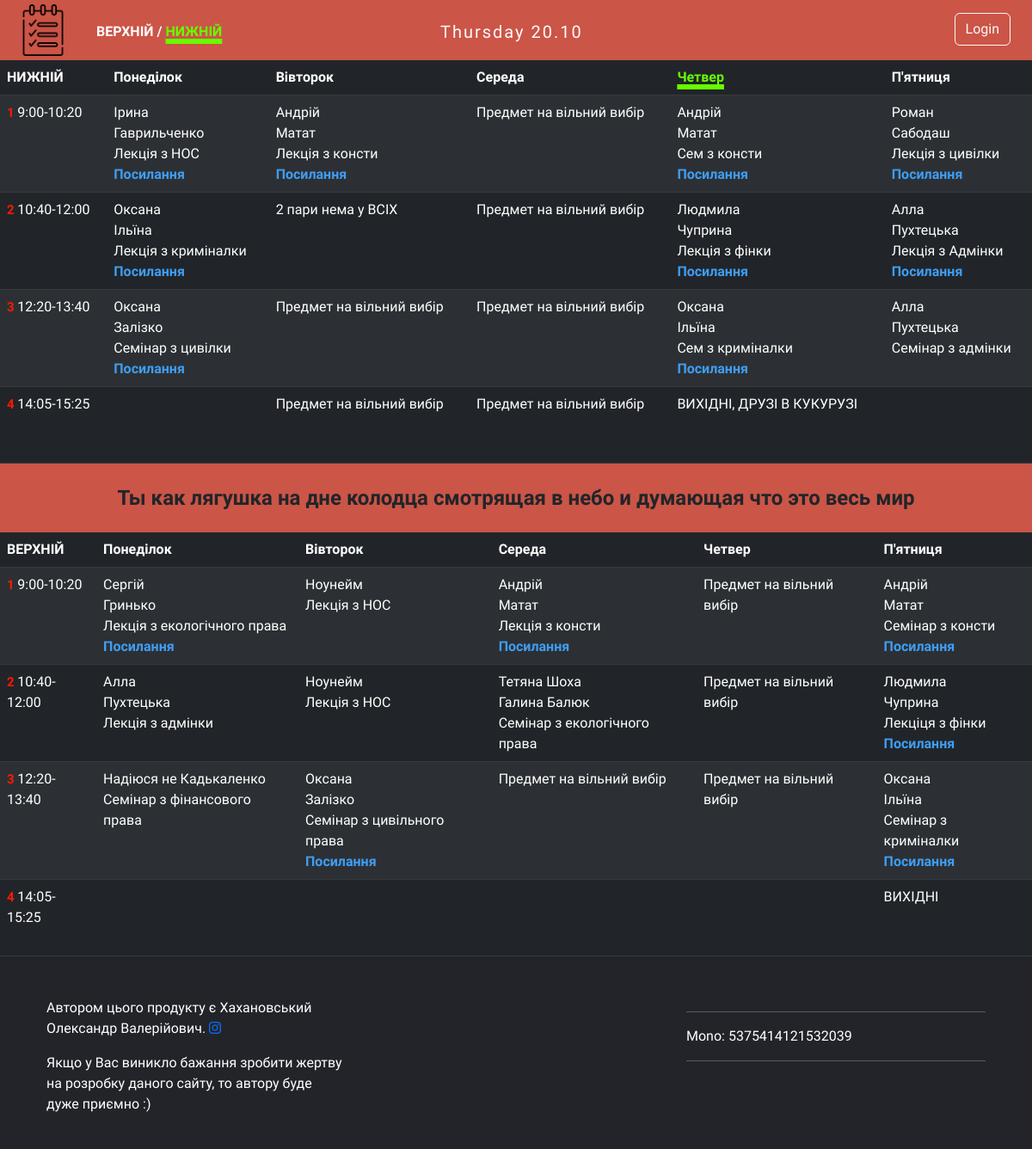
The page / on the database its author committed.
### main_todo/models.py (models this page shows, shortened)
class Schedule(models.Model):
    first_name = models.CharField(max_length=50, null=True, blank=True, verbose_name="Ім'я")
    last_name = models.CharField(max_length=50, null=True, blank=True, verbose_name="Прізвище")
    subject = models.CharField(max_length=100, null=True, blank=True, verbose_name="Предмет")
    link = models.URLField(null=True, blank=True, verbose_name='Посилання1')
    link2 = models.URLField(null=True, blank=True, verbose_name='Посилання2')
    class UpOrDownWeek(models.TextChoices):
        UP = '1', 'ВЕРХНІЙ',
        DOWN = '2', 'НИЖНІЙ',
    up_or_down_week = models.CharField(
        max_length=10,
        choices=UpOrDownWeek.choices,
        verbose_name='Верхній чи нижній тиждень',
        default=UpOrDownWeek.UP
    )
    class DayNumber(models.TextChoices):
        MN_F = '1', 'ПОНЕДІЛОК1'
        TU_F = '2', 'ВІВТОРОК1'
        WD_F = '3', 'СЕРЕДА1'
        TH_F = '4', 'ЧЕТВЕР1'
        FR_F = '5', "П'ЯТНИЦЯ1"
        MN_S = '6', 'ПОНЕДІЛОК2'
        TU_S = '7', 'ВІВТОРОК2'
        WD_S = '8', 'СЕРЕДА2'
        TH_S = '9', 'ЧЕТВЕР2'
        FR_S = '10', "П'ЯТНИЦЯ2"
    day_number = models.CharField(
        max_length=10,
        choices=DayNumber.choices,
        verbose_name='День',
        default=DayNumber.MN_F
    )
    class NumberOfLesson(models.TextChoices):
        FIRST = '1', 'ПЕРША ПАРА'
        SECOND = '2', 'ДРУГА ПАРА'
        THIRD = '3', 'ТРЕТЯ ПАРА'
        FOURTH = '4', 'ЧЕТВЕРТА ПАРА'
    number_of_lesson = models.CharField(
        max_length=10,
        choices=NumberOfLesson.choices,
        verbose_name='Пара',
        default=NumberOfLesson.FIRST
    )
    last_changes = models.DateTimeField(auto_now=True)
    class Meta:
        ordering = ['pk']

class ChinesePhrase(models.Model):
    phrase = models.CharField(max_length=255, null=True, blank=True, verbose_name='Фразочка')

### main_todo/views.py (the view)
# urls.py: path('', Todo.as_view(), name='todo'),
class Todo(ListView):
    model = Schedule
    template_name = 'main_todo/todo.html'
    context_object_name = 'Schedule'
    def get_context_data(self, *, object_list=None, **kwargs):
        context = super().get_context_data(**kwargs)
        sch = self.model.objects
        context_dict = {
            'first_lesson': sch.filter(up_or_down_week='1', number_of_lesson='1'),
            'second_lesson': sch.filter(up_or_down_week='1', number_of_lesson='2'),
            'third_lesson': sch.filter(up_or_down_week='1', number_of_lesson='3'),
            'fourth_lesson': sch.filter(up_or_down_week='1', number_of_lesson='4'),
            'first_lesson2': sch.filter(up_or_down_week='2', number_of_lesson='1'),
            'second_lesson2': sch.filter(up_or_down_week='2', number_of_lesson='2'),
            'third_lesson2': sch.filter(up_or_down_week='2', number_of_lesson='3'),
            'fourth_lesson2': sch.filter(up_or_down_week='2', number_of_lesson='4'),
            'date_now': timezone.now().strftime('%A %d.%m'),
            'current_week': MainData.objects.get(pk=1).up_or_down_week,
            'current_day': timezone.now().isoweekday(),
            'title': 'Розклад',
            'phrase': ChinesePhrase.objects.first().phrase,
        }
        context.update(context_dict)
        return context
    @staticmethod
    def change_current_week():
        obj = MainData.objects.get(pk=1)
        current_week = timezone.now().strftime('%W')
        changed_week = obj.changed.strftime('%W')
        changed_on_this_week = current_week == changed_week
        if not changed_on_this_week:
            if obj.up_or_down_week == '1':
                obj.up_or_down_week = '2'
            else:
                obj.up_or_down_week = '1'
            obj.save()
    if timezone.now().weekday() == 0:
        change_current_week()

### main_todo/templates/main_todo/todo.html (shortened to what this page needs)
{% extends 'main_todo/base.html' %}
{% load static %}
{% block content %}
	{% if current_week == '2' %}
		{% include 'main_todo/_todo_down.html' %}
	{% endif %}
{% endblock content %}

### main_todo/templates/main_todo/base.html (shortened to what this page needs)
<!doctype html>
{% load static %}
<html lang="en">
<head>
	<link rel="stylesheet" href="https://cdnjs.cloudflare.com/ajax/libs/font-awesome/6.2.0/css/all.min.css"
/>
	<link rel="stylesheet" href="https://cdn.jsdelivr.net/npm/bootstrap@5.2.0/dist/css/bootstrap.min.css"
>
	<link rel="stylesheet" href="{% static 'css/main.css' %}">
</head>
<body>
<header>
	<div class="container-fluid">
		<div class="row">
			<div class="logo col-1">
				<div class="item"><a href="{% url 'todo' %}"><img src="{% static 'images/logo.png' %}" alt="logo"></a></div>
			</div>
			<div class="up_or_down_week col-4">
				{% if current_week == '1' %}
					<div class="item up"><span>ВЕРХНІЙ</span> / НИЖНІЙ</div>
				{% elif current_week == '2' %}
					<div class="item down">ВЕРХНІЙ / <span>НИЖНІЙ</span></div>
				{% endif %}
			</div>
			<div class="current_date col-4">
				<div class="item">{{ date_now }}</div>
			</div>
			{% if request.user.is_authenticated %}
				<div class="login col-2 offset-3">
					<a href="{% url 'logout_user' %}">
						<button type="button" class="btn btn-outline-light item">Logout</button>
					</a>
				</div>
			{% else %}
				<div class="login col-2 offset-3">
					<a href="{% url 'login_user' %}">
						<button type="button" class="btn btn-outline-light item">Login</button>
					</a>
				</div>
			{% endif %}
		</div>
	</div>
</header>
{% block content %}
{% endblock content %}
<footer class="text-white text-center text-lg-start" style="background-color: #23242a;">
	<div class="container p-4">
		<div class="row mt-4">
			<div class="col-lg-4 col-md-12 mb-4 mb-md-0">
				<p>
					Автором цього продукту є Хахановський Олександр Валерійович. <a target="_blank"
					                                                                href="https://www.instagram.com/hahan18/"><i
								class="fa-brands fa-instagram instagram"></i></a>
				</p>
				<p>
					Якщо у Вас виникло бажання зробити жертву на розробку даного сайту, то автору буде дуже приємно :)
				</p>
			</div>
			<div class="col-lg-4 col-md-6 mb-4 mb-md-0">
			</div>
			<div class="col-lg-4 col-md-6 mb-4 mb-md-0">
				<hr>
				<p>
					Mono: 5375414121532039
				</p>
				<hr>
			</div>
		</div>
	</div>
</footer>
</body>
</html>

### main_todo/templates/main_todo/_todo_down.html
{% load static %}
<section class="down_week">
	<table class="table table-dark table-striped">
		<thead>
		<tr>
			<th scope="col" class="current_bold_week">НИЖНІЙ</th>
			<th scope="col" {% if current_day == 1 %}class="current_bold_day"{% endif %}>Понеділок</th>
			<th scope="col" {% if current_day == 2 %}class="current_bold_day"{% endif %}>Вівторок</th>
			<th scope="col" {% if current_day == 3 %}class="current_bold_day"{% endif %}>Середа</th>
			<th scope="col" {% if current_day == 4 %}class="current_bold_day"{% endif %}>Четвер</th>
			<th scope="col" {% if current_day == 5 %}class="current_bold_day"{% endif %}>П'ятниця</th>
		</tr>
		</thead>
		<tbody>
		<tr>
			<th scope="row"><span class="number_lesson_span">1 </span><span class="time">9:00-10:20</span></th>
			{% for el in first_lesson2 %}
				{% include 'main_todo/_todo_mixin.html' %}
			{% endfor %}
		</tr>
		<tr>
			<th scope="row"><span class="number_lesson_span">2 </span><span class="time">10:40-12:00</span></th>
			{% for el in second_lesson2 %}
				{% include 'main_todo/_todo_mixin.html' %}
			{% endfor %}
		</tr>
		<tr>
			<th scope="row"><span class="number_lesson_span">3 </span><span class="time">12:20-13:40</span></th>
			{% for el in third_lesson2 %}
				{% include 'main_todo/_todo_mixin.html' %}
			{% endfor %}
		</tr>
		<tr>
			<th scope="row"><span class="number_lesson_span">4 </span><span class="time">14:05-15:25</span></th>
			{% for el in fourth_lesson2 %}
				{% include 'main_todo/_todo_mixin.html' %}
			{% endfor %}
		</tr>
		</tbody>
	</table>
</section>
{% include 'main_todo/_todo_phrases_space.html' %}
<section class="upper_week">
	<table class="table table-dark table-striped">
		<thead>
		<tr>
			<th scope="col">ВЕРХНІЙ</th>
			<th scope="col">Понеділок</th>
			<th scope="col">Вівторок</th>
			<th scope="col">Середа</th>
			<th scope="col">Четвер</th>
			<th scope="col">П'ятниця</th>
		</tr>
		</thead>
		<tbody>
		<tr>
			<th scope="row"><span class="number_lesson_span">1 </span><span class="time">9:00-10:20</span></th>
			{% for el in first_lesson %}
				{% include 'main_todo/_todo_mixin.html' %}
			{% endfor %}
		</tr>
		<tr>
			<th scope="row"><span class="number_lesson_span">2 </span><span class="time">10:40-12:00</span></th>
			{% for el in second_lesson %}
				{% include 'main_todo/_todo_mixin.html' %}
			{% endfor %}
		</tr>
		<tr>
			<th scope="row"><span class="number_lesson_span">3 </span><span class="time">12:20-13:40</span></th>
			{% for el in third_lesson %}
				{% include 'main_todo/_todo_mixin.html' %}
			{% endfor %}
		</tr>
		<tr>
			<th scope="row"><span class="number_lesson_span">4 </span><span class="time">14:05-15:25</span></th>
			{% for el in fourth_lesson %}
				{% include 'main_todo/_todo_mixin.html' %}
			{% endfor %}
		</tr>
		</tbody>
	</table>
</section>

### main_todo/templates/main_todo/_todo_mixin.html (shortened to what this page needs)
{% load static %}
<td>
	<div class="first_name">{% if el.first_name %}{{ el.first_name }}{% endif %}</div>
	<div class="last_name">{% if el.last_name %}{{ el.last_name }}{% endif %}</div>
	<div class="subject">{% if el.subject %}{{ el.subject }}{% endif %}</div>
	{% if el.link %}
		<a class="hyperlink hyperlink1" target="_blank" href="{{ el.link }}">Посилання</a>
	{% endif %}
	{% if not el.first_name %}
		<br>
	{% endif %}
	{% if not el.last_name %}
		<br>
	{% endif %}
	{% if not el.subject %}
		<br>
	{% endif %}
</td>

### main_todo/templates/main_todo/_todo_phrases_space.html (shortened to what this page needs)
{% load static %}
<section class="chinese_space space">
	{% if phrase %}
		<div class="chinese_phrase">
			{{ phrase|truncatewords:30 }}
		</div>
	{% endif %}
</section>

### static/css/main.css (style rules this page uses)
* { padding: 0; margin: 0; font-family: "Sora", sans-serif; }
header { background-color: #CB5547; height: 70px; color: #FFFBFE; display: block; position: relative; }
header .container-fluid { position: relative; }
header .logo { padding: 5px 0 0 20px; }
header .logo img { width: 60px; }
header .up_or_down_week { padding-top: 17px; float: left; font-weight: 300; position: relative; display: flex; }
header .up_or_down_week span { color: #67ff00; text-decoration: underline 6px; }
header .up_or_down_week .up, header .up_or_down_week .down { font-weight: 800; }
header .up_or_down_week .item { margin-top: 8px; }
header .current_date { padding-top: 22px; font-weight: 500; font-size: 20px; letter-spacing: 2px; }
header .login .item { position: absolute; right: 25px; top: 15px; }
.upper_week .hyperlink, .down_week .hyperlink { text-decoration: none; color: #3f9ef5; font-weight: 800; }
.upper_week .hyperlink1, .down_week .hyperlink1 { margin-right: 10px; }
.upper_week .time, .down_week .time { font-weight: normal; }
.upper_week .number_lesson_span, .down_week .number_lesson_span { font-weight: 800; color: #ff1903; font-size: 15px; }
.current_bold_week { font-weight: 800; color: #FFFBFE; }
.current_bold_day { font-weight: 800; color: #67ff00; text-decoration: underline solid 6px; }
.space { background-color: #CB5547; height: 80px; width: 100%; }
.table { padding: 0; margin: 0; }
.chinese_space { display: flex; justify-content: center; align-items: center; color: #212529; font-size: 24px; font-weight: bolder; position: relative; }

### rows shown on the page
Schedule: first_name "Ірина", last_name "Гаврильченко", subject "Лекція з НОС"
Schedule: first_name "Андрій", last_name "Матат", subject "Лекція з консти"
Schedule: first_name "Предмет на вільний вибір"
Schedule: first_name "Андрій", last_name "Матат", subject "Сем з консти"
Schedule: first_name "Роман", last_name "Сабодаш", subject "Лекція з цивілки"
Schedule: first_name "Оксана", last_name "Ільїна", subject "Лекція з криміналки"
Schedule: first_name "2 пари нема у ВСІХ"
Schedule: first_name "Предмет на вільний вибір"
Schedule: first_name "Людмила", last_name "Чуприна", subject "Лекція з фінки"
Schedule: first_name "Алла", last_name "Пухтецька", subject "Лекція з Адмінки"
Schedule: first_name "Оксана", last_name "Залізко", subject "Семінар з цивілки"
Schedule: first_name "Предмет на вільний вибір"
Schedule: first_name "Предмет на вільний вибір"
Schedule: first_name "Оксана", last_name "Ільїна", subject "Сем з криміналки"
Schedule: first_name "Алла", last_name "Пухтецька", subject "Семінар з адмінки"
Schedule: first_name "Предмет на вільний вибір"
Schedule: first_name "Предмет на вільний вибір"
Schedule: first_name "ВИХІДНІ, ДРУЗІ В КУКУРУЗІ"
ChinesePhrase: phrase "Ты как лягушка на дне колодца смотрящая в небо и думающая что это весь мир"
Schedule: first_name "Сергій", last_name "Гринько", subject "Лекція з екологічного права"
Schedule: first_name "Ноунейм", subject "Лекція з НОС"
Schedule: first_name "Андрій", last_name "Матат", subject "Лекція з консти"
Schedule: first_name "Предмет на вільний вибір"
Schedule: first_name "Андрій", last_name "Матат", subject "Семінар з консти"
Schedule: first_name "Алла", last_name "Пухтецька", subject "Лекція з адмінки"
Schedule: first_name "Ноунейм", subject "Лекція з НОС"
Schedule: first_name "Тетяна Шоха", last_name "Галина Балюк", subject "Семінар з екологічного права"
Schedule: first_name "Предмет на вільний вибір"
Schedule: first_name "Людмила", last_name "Чуприна", subject "Лекціця з фінки"
Schedule: first_name "Надіюся не Кадькаленко", subject "Семінар з фінансового права"
Schedule: first_name "Оксана", last_name "Залізко", subject "Семінар з цивільного права"
Schedule: first_name "Предмет на вільний вибір"
Schedule: first_name "Предмет на вільний вибір"
Schedule: first_name "Оксана", last_name "Ільїна", subject "Семінар з криміналки"
Schedule: first_name "ВИХІДНІ"
